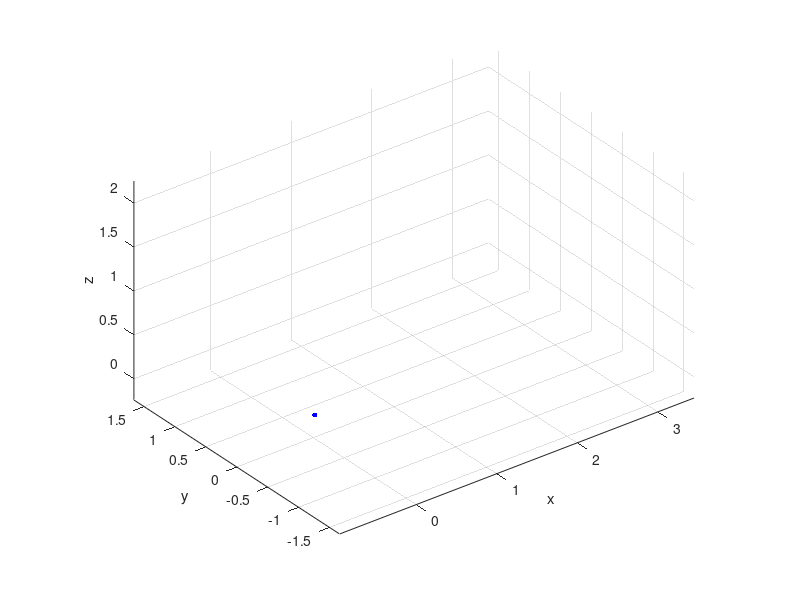

Write the MATLAB code that produced this figure. (Note: this script raises an error after producing the figure.)
%% Set-up
clear all;
close all;
clc;

%{
Scripts takes the points created in punti_prova.m and shows the true
trajectories.

Redoing the code that was in the punti_prova_cubo_a_video.m script.
%}


load("movimento_punti_3D_100frames.mat")

[dim, K, n_frame] = size(points);


% Find the min, max values for x,y,z to define plotting limits

% reshape the matrix to 3 x 800 to easily do this
points_flat = reshape(points, 3, []);

% min, max vals for x,y,z
min_vals = min(points_flat, [], 2);
max_vals = max(points_flat, [], 2);

% The vertices are labelled a-h
% 1 2 3 4 5 6 7 8 (K value)
% a b c d e f g h (label)
vertex_lbl = ['a', 'b', 'c', 'd', 'e', 'f', 'g', 'h'];


%% Plot the initial cube, along with vertex label

% Use same colours as other scripts for each of the tracks
cols = [
    [0,0,1];
    [1 0 0];
    [0 1 0];
    [0 1 1];
    [1 0 1];
    [1 0.5 0];
    [0 0.5 0.5];
    [0 0 0];
    ];

ms = 12; % markersize

% Init figure
figure;
axis equal; % make the cube appear equal
grid on;
view(3) % set to 3D

% Control figure
% set axis limits
pad = 0.25;

xlim([min_vals(1)-pad, max_vals(1)+pad])
ylim([min_vals(2)-pad, max_vals(2)+pad])
zlim([min_vals(3)-pad, max_vals(3)+pad])

xlabel('x');
ylabel('y');
zlabel('z');

hold on;

% Plot the vertices
frame=1;
for k = 1:K
    k_col = cols(k, :);
    plot3(points(1,k, frame), points(2,k, frame), points(3,k, frame), '.', 'Color', k_col, 'MarkerSize', ms);

    str_lbl = strcat(string(k), '(', vertex_lbl(k), ')');
    text(points(1,k, frame), points(2,k, frame), points(3,k, frame), str_lbl)
end

% Plot the edges
edges = [
    1 2; 2 3; 3 4; 4 1; % front face
    5 6; 6 7; 7 8; 8 5; % back face
    3 6; 4 5;           % top
    2 7; 1 8;           % back
];


for e = 1:size(edges,1)
    p1 = squeeze(points(:, edges(e,1), frame));
    p2 = squeeze(points(:, edges(e,2), frame));
    plot3([p1(1), p2(1)], [p1(2), p2(2)], [p1(3), p2(3)], 'k-');
end

title('Initial Cube')

% Save figure
% saveas(gcf, 'figures/punti_prova_initial_cube_with_vertex_labels.png');



%% Plot the trajectories (video)
% Init figure
figure;
axis equal; % make the cube appear equal
grid on;
view(3) % set to 3D

% Control figure
% set axis limits
pad = 0.25;

xlim([min_vals(1)-pad, max_vals(1)+pad])
ylim([min_vals(2)-pad, max_vals(2)+pad])
zlim([min_vals(3)-pad, max_vals(3)+pad])

xlabel('x');
ylabel('y');
zlabel('z');

hold on;

% Plot the vertices
for frame = 1:n_frame
    for k = 1:K
        k_col = cols(k, :);
        plot3(points(1,k, frame), points(2,k, frame), points(3,k, frame), '.', 'Color', k_col, 'MarkerSize', ms);
    end
    pause(0.05)
end


title('Trajectories')

% Save figure
% saveas(gcf, 'figures/punti_prova_trajectories.png');


%% Plot the cube movement (video)
% Define the edges
edges = [
    1 2; 2 3; 3 4; 4 1; % front face
    5 6; 6 7; 7 8; 8 5; % back face
    3 6; 4 5;           % top
    2 7; 1 8;           % back
];

% Init figure
figure;
axis equal; % make the cube appear equal
grid on;
view(3) % set to 3D

% Control figure
% set axis limits
pad = 0.25;

xlim([min_vals(1)-pad, max_vals(1)+pad])
ylim([min_vals(2)-pad, max_vals(2)+pad])
zlim([min_vals(3)-pad, max_vals(3)+pad])

xlabel('x');
ylabel('y');
zlabel('z');

hold on;
shg; % show current figure

% Initialise edge line and vertex dots plotting objects for speed, and so
% they can be deleted easily
edge_lines = gobjects(size(edges,1), 1);
vertex_dots = gobjects(K, 1);


% Save to video
% v = VideoWriter('figures/punti_prova_cube_trajectories.mp4', 'MPEG-4');
% v.FrameRate = 10;
% open(v);

% Plot the cube trajectories
for frame = 1:n_frame
    % Delete the old vertices and edges from figure
    delete(edge_lines); 
    delete(vertex_dots);

    % Plot cube edges
    for e = 1:size(edges,1)
        p1 = squeeze(points(:, edges(e,1), frame));
        p2 = squeeze(points(:, edges(e,2), frame));
        edge_lines(e) = plot3([p1(1), p2(1)], [p1(2), p2(2)], [p1(3), p2(3)], 'k-');
    end

    % Plot vertices
    for k = 1:K
        k_col = cols(k, :);
        vertex_dots(k) = plot3(points(1,k, frame), points(2,k, frame), points(3,k, frame), '.', 'Color', k_col, 'MarkerSize', ms);
    end
    
    pause(0.05)

    
    % drawnow; % force draw
    % current_frame = getframe(gcf);
    % writeVideo(v, current_frame); 
end

% close(v);







